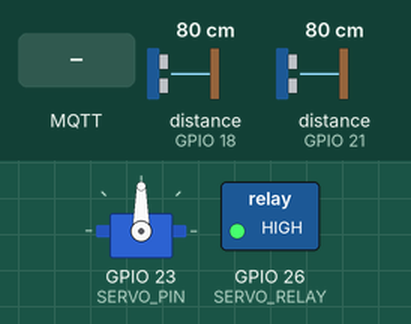
Simulated run of this sketch. Board: ESP32. On the bench: servo, switched loads named in the sketch (green lamp = pin HIGH). The inputs (shaded band) are chosen by the test bench; at power-on: distance to the obstacle (sensors on GPIO 18, GPIO 21) 80 cm. The echo pulse lasts 58.3 µs per cm; WiFi joins after 1.5 s; servers stay silent unless stated; no MQTT or app messages arrive unless stated; pins used as bus, display or sensor lines are not drawn; what the sketch prints to the serial monitor is not drawn.

Above: at 2.7 s.
2.8 s: MQTT message "5" arrives on the first subscribed topic
At 3.05 s:
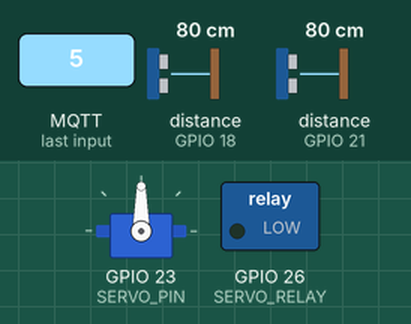
4.8 s: MQTT message "90" arrives on the first subscribed topic
At 5.35 s:
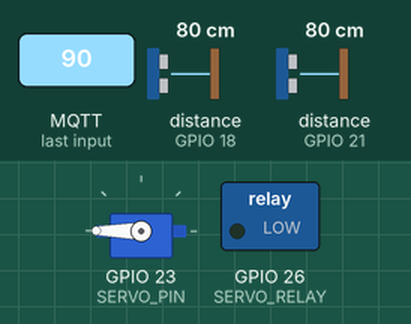
Timing chart, 0 to 7.8 s (numbered marks = the images above; inputs shaded):
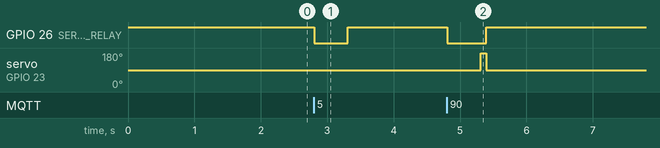

Measured:
- after the input at 2.8 s, GPIO 26 (SERVO_RELAY): HIGH → LOW at once, → HIGH 0.51 s later
- after the input at 4.8 s, GPIO 26 (SERVO_RELAY): HIGH → LOW at once, → HIGH 0.59 s later; servo on GPIO 23 (SERVO_PIN): 90° → 180° after 0.51 s, → 90° 0.09 s later

The sketch:

sketch_racao.ino
```cpp
#include <WiFi.h>
#include <PubSubClient.h>
#include <ESP32Servo.h>

// --- WiFi e MQTT ---
const char* ssid = "**********";
const char* password = "********";
const char* mqttServer = "test.mosquitto.org";
const int mqttPort = 1883;
WiFiClient espClient;
PubSubClient client(espClient);

// --- Pinos ---
#define TRIG_RES 22
#define ECHO_RES 21
#define TRIG_PET 19
#define ECHO_PET 18
#define SERVO_PIN 23
#define SERVO_RELAY 26
//#define BUZZER_PIN 27  // Pino do buzzer (alterado para GPIO 27)

// --- Servo e lógica ---
Servo servoMotor;
int servoDirection = 0;
int dispenseTime = 0;

// --- Nível mínimo ---
const float LIMITE_BAIXO_RACAO = 15.0;
enum NivelRacao { RACAO_OK, RACAO_BAIXO };
NivelRacao estadoAnterior = RACAO_OK;

// --- Funções ---
void connectToWiFi() {
  Serial.print("Conectando ao WiFi...");
  WiFi.begin(ssid, password);
  while (WiFi.status() != WL_CONNECTED) {
    delay(500);
    Serial.print(".");
  }
  Serial.println(" conectado!");
}

void connectToMQTT() {
  while (!client.connected()) {
    Serial.print("Conectando ao MQTT...");
    if (client.connect("ESP32PetFeeder")) {
      Serial.println(" conectado!");
      client.subscribe("petfeeder/dispensar");
    } else {
      Serial.print(" falhou, rc=");
      Serial.print(client.state());
      Serial.println(" tentando novamente em 5s");
      delay(5000);
    }
  }
}

void mqttCallback(char* topic, byte* payload, unsigned int length) {
  String msg;
  for (unsigned int i = 0; i < length; i++) {
    msg += (char)payload[i];
  }
  int tempo = msg.toInt();
  if (tempo > 0) {
    dispenseTime = tempo;
  }
}

float lerUltrassom(int trig, int echo) {
  digitalWrite(trig, LOW);
  delayMicroseconds(2);
  digitalWrite(trig, HIGH);
  delayMicroseconds(10);
  digitalWrite(trig, LOW);
  long duracao = pulseIn(echo, HIGH, 25000);
  return duracao * 0.034 / 2;
}

void dispenseFood(int tempo) {
  Serial.println("🔄 Dispensando ração via MQTT...");

  digitalWrite(SERVO_RELAY, LOW);
  delay(500);
  servoMotor.write(servoDirection);
  delay(tempo);
  servoMotor.write(90);
  digitalWrite(SERVO_RELAY, HIGH);
  servoDirection = (servoDirection == 0) ? 180 : 0;

  client.publish("petfeeder/alerts", "Ração dispensada");
  //delay(1000);
  //tone(BUZZER_PIN, 1000, 500);  // Buzzer com tom de 1000Hz por 500ms
  //delay(500);  // Atraso para o som do buzzer
}


// --- Setup e Loop ---
void setup() {
  Serial.begin(115200);

  pinMode(TRIG_RES, OUTPUT);
  pinMode(ECHO_RES, INPUT);
  pinMode(TRIG_PET, OUTPUT);
  pinMode(ECHO_PET, INPUT);
  pinMode(SERVO_RELAY, OUTPUT);
  //pinMode(BUZZER_PIN, OUTPUT);
  digitalWrite(SERVO_RELAY, HIGH);

  servoMotor.attach(SERVO_PIN);
  servoMotor.write(90);

  connectToWiFi();
  client.setServer(mqttServer, mqttPort);
  client.setCallback(mqttCallback);
  connectToMQTT();
}

unsigned long lastPub = 0;
const unsigned long PUBLISH_INTERVAL = 5000;

void loop() {
  if (!client.connected()) connectToMQTT();
  client.loop();

  if (dispenseTime > 0) {
    dispenseFood(dispenseTime);
    dispenseTime = 0;
  }

  unsigned long now = millis();
  if (now - lastPub > PUBLISH_INTERVAL) {
    lastPub = now;

    float distReservatorio = lerUltrassom(TRIG_RES, ECHO_RES);
    float distPet = lerUltrassom(TRIG_PET, ECHO_PET);

    char buffer[16];
    dtostrf(distReservatorio, 5, 2, buffer);
    client.publish("petfeeder/reservatorio", buffer);

    dtostrf(distPet, 5, 2, buffer);
    client.publish("petfeeder/pet", buffer);

    Serial.printf("Reservatório: %.2f cm, Pet: %.2f cm\n", distReservatorio, distPet);

    if (distReservatorio > LIMITE_BAIXO_RACAO && estadoAnterior != RACAO_BAIXO) {
      client.publish("petfeeder/alerts", "⚠️ Nível baixo de ração!");
      estadoAnterior = RACAO_BAIXO;
    } else if (distReservatorio <= LIMITE_BAIXO_RACAO && estadoAnterior != RACAO_OK) {
      client.publish("petfeeder/alerts", "✅ Nível de ração OK");
      estadoAnterior = RACAO_OK;
    }
  }

  delay(10);
}
```
